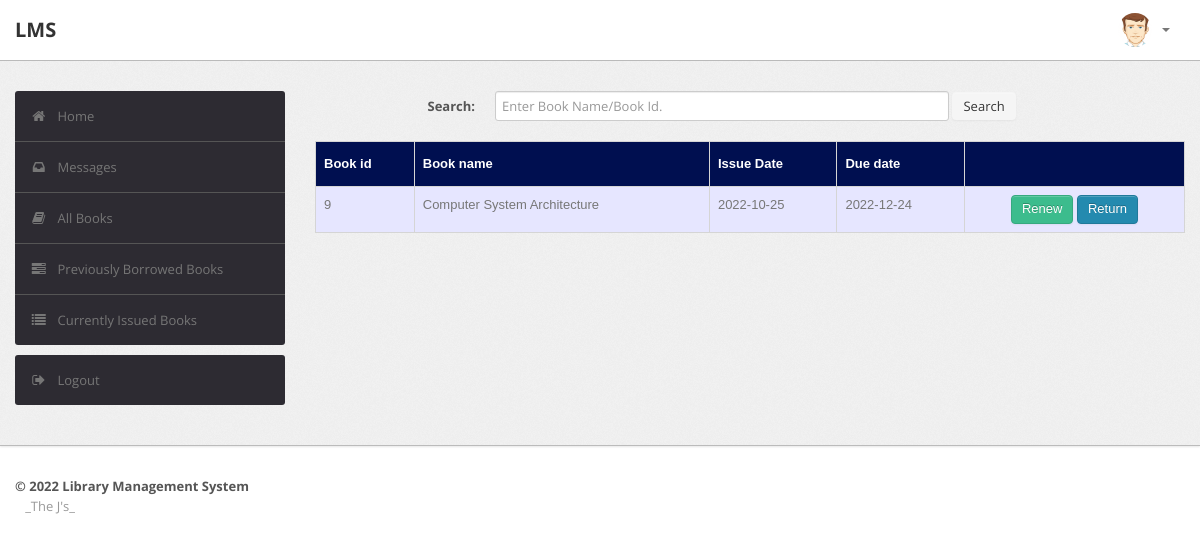
Screenshot of /faculty/current.php (signed in) with the database file from the repository.
### tables this page shows
CREATE TABLE `record` (
  `RollNo` varchar(50) NOT NULL,
  `BookId` int(10) NOT NULL,
  `Date_of_Issue` date DEFAULT NULL,
  `Due_Date` date DEFAULT NULL,
  `Date_of_Return` date DEFAULT NULL,
  `Dues` int(10) DEFAULT NULL,
  `Renewals_left` int(10) DEFAULT NULL,
  `Time` time DEFAULT NULL
);

CREATE TABLE `book` (
  `BookId` int(10) NOT NULL,
  `Title` varchar(50) DEFAULT NULL,
  `Publisher` varchar(50) DEFAULT NULL,
  `Year` varchar(50) DEFAULT NULL,
  `Availability` int(5) DEFAULT NULL
);

### faculty/current.php (the view, shortened to what this page needs)
<?php
require('dbconn.php');
?>
<?php
if ($_SESSION['RollNo']) {
    ?>
<!DOCTYPE html>
<html lang="en">
    <head>
        <link type="text/css" href="bootstrap/css/bootstrap.min.css" rel="stylesheet">
        <link type="text/css" href="bootstrap/css/bootstrap-responsive.min.css" rel="stylesheet">
        <link type="text/css" href="css/theme.css" rel="stylesheet">
        <link type="text/css" href="images/icons/css/font-awesome.css" rel="stylesheet">
    </head>
    <body>
        <div class="navbar navbar-fixed-top">
            <div class="navbar-inner">
                <div class="container">
                        <a class="brand" href="index.php">LMS </a>
                    <div class="nav-collapse collapse navbar-inverse-collapse">
                        <ul class="nav pull-right">
                            <li class="nav-user dropdown"><a href="#" class="dropdown-toggle" data-toggle="dropdown">
                                <img src="images/user.png" class="nav-avatar" />
                                <b class="caret"></b></a>
                            </li>
                        </ul>
                    </div>
                </div>
            </div>
        </div>
        <div class="wrapper">
            <div class="container">
                <div class="row">
                    <div class="span3">
                        <div class="sidebar">
                            <ul class="widget widget-menu unstyled">
                                <li class="active"><a href="index.php"><i class="menu-icon icon-home"></i>Home
                                </a></li>
                                 <li><a href="message.php"><i class="menu-icon icon-inbox"></i>Messages</a>
                                </li>
                                <li><a href="book.php"><i class="menu-icon icon-book"></i>All Books </a></li>
                                <li><a href="history.php"><i class="menu-icon icon-tasks"></i>Previously Borrowed Books </a></li>
                                <li><a href="current.php"><i class="menu-icon icon-list"></i>Currently Issued Books </a></li>
                            </ul>
                            <ul class="widget widget-menu unstyled">
                                <li><a href="logout.php"><i class="menu-icon icon-signout"></i>Logout </a></li>
                            </ul>
                        </div>
                    </div>
                    <div class="span9">
                        <form class="form-horizontal row-fluid" action="current.php" method="post">
                                        <div class="control-group">
                                            <label class="control-label" for="Search"><b>Search:</b></label>
                                            <div class="controls">
                                                <input type="text" id="title" name="title" placeholder="Enter Book Name/Book Id." class="span8" required>
                                                <button type="submit" name="submit"class="btn">Search</button>
                                            </div>
                                        </div>
                                    </form>
                                    <br>
                                    <?php
                                    $rollno = $_SESSION['RollNo'];
                                    if(isset($_POST['submit']))
                                        {$s=$_POST['title'];
                                            $sql="select * from LMS.record,LMS.book where RollNo = '$rollno' and Date_of_Issue is NOT NULL and Date_of_Return is NULL and book.Bookid = record.BookId and (record.BookId='$s' or Title like '%$s%')";
                                        }
                                    else
                                        $sql="select * from LMS.record,LMS.book where RollNo = '$rollno' and Date_of_Issue is NOT NULL and Date_of_Return is NULL and book.Bookid = record.BookId";
                                    $result=$conn->query($sql);
                                    $rowcount=mysqli_num_rows($result);
                                    if(!($rowcount))
                                        echo "<br><center><h2><b><i>No Results</i></b></h2></center>";
                                    else
                                    {
                                    ?>
                        <table class="table" id = "tables">
                                  <thead>
                                    <tr>
                                      <th>Book id</th>
                                      <th>Book name</th>
                                      <th>Issue Date</th>
                                      <th>Due date</th>
                                      <th></th>
                                    </tr>
                                  </thead>
                                  <tbody>
                                <?php
                            while($row=$result->fetch_assoc())
                            {
                                $bookid=$row['BookId'];
                                $name=$row['Title'];
                                $issuedate=$row['Date_of_Issue'];
                                $duedate=$row['Due_Date'];
                                $renewals=$row['Renewals_left'];
                            ?>
                                    <tr>
                                      <td><?php echo $bookid ?></td>
                                      <td><?php echo $name ?></td>
                                      <td><?php echo $issuedate ?></td>
                                      <td><?php echo $duedate ?></td>
                                        <td><center>
                                        <?php
                                         if($renewals)
                                            echo "<a href=\"renew_request.php?id=".$bookid."\" class=\"btn btn-success\">Renew</a>";
                                        ?>
                                        <a href="return_request.php?id=<?php echo $bookid; ?>" class="btn btn-primary">Return</a>
                                        </center></td>
                                    </tr>
                            <?php }} ?>
                                    </tbody>
                                </table>
                    </div>
                </div>
            </div>
        </div>
<div class="footer">
            <div class="container">
                <b class="copyleft">&copy; 2022 Library Management System </b> <br>&nbsp;&nbsp; _The J's_
            </div>
        </div>
    </body>
</html>
<?php }
else {
    echo "<script type='text/javascript'>alert('Access Denied!!!')</script>";
} ?>

### faculty/css/theme.css (style rules this page uses)
#tables { font-family: "Trebuchet MS", Arial, Helvetica, sans-serif; border-collapse: collapse; width: 100%; }
#tables td, #tables th { border: 1px solid #ddd; padding: 8px; }
#tables tr:nth-child(odd) { background-color: #e6e6ff; }
#tables th { padding-top: 12px; padding-bottom: 12px; text-align: left; background-color: #000F50; color: white; }
body { font-size: 13px; font-family: 'Open Sans', Arial, sans-serif; background: #fff; color: #777 }
strong, b { color: #555 }
.wrapper { background: url(../images/bg.png) #eee; border-bottom: 1px solid #bbb; -webkit-box-shadow: 0 1px 2px rgba(0,0,0,0.1); -moz-box-shadow: 0 1px 2px rgba(0,0,0,0.1); box-shadow: 0 1px 2px rgba(0,0,0,0.1); padding: 30px 0 }
.footer { color: #999; padding: 30px 0 60px }
form { margin: 0 }
select, textarea, input[type="text"], input[type="password"], input[type="datetime"], input[type="datetime-local"], input[type="date"], input[type="month"], input[type="time"], input[type="week"], input[type="number"], input[type="email"], input[type="url"], input[type="search"], input[type="tel"], input[type="color"], .uneditable-input, label, input, button, select, textarea { -webkit-border-radius: 3px; -moz-border-radius: 3px; border-radius: 3px; font-size: 13px; font-family: 'Open Sans', Tahoma, Arial, sans-serif }
body [class^="icon-"], body [class*=" icon-"] { font-size: 14px; line-height: 20px; height: 20px }
.form-horizontal .control-group, .form-vertical .control-group { margin-bottom: 0 }
.navbar { position: static!important; margin: 0!important }
.navbar .navbar-inner { background: #fff; border-bottom: 1px solid #bbb; -webkit-box-shadow: 0 1px 2px rgba(0,0,0,0.15); -moz-box-shadow: 0 1px 2px rgba(0,0,0,0.15); box-shadow: 0 1px 2px rgba(0,0,0,0.15) }
.navbar .brand { color: #333; font-weight: bold; font-size: 20px; margin-right: 20px; padding: 20px }
.navbar .nav>li>a { padding: 20px 15px; font-weight: bold; color: #777 }
.nav-user>a { height: 20px }
.nav-avatar { width: 34px; height: 34px; margin: -7px 5px 0 0; -webkit-border-radius: 50%; -moz-border-radius: 50%; border-radius: 50% }
.btn, .btn-box { -webkit-border-radius: 3px; -moz-border-radius: 3px; border-radius: 3px }
.btn { font-size: 13px; font-weight: 600 }
.btn { display: inline-block; margin-bottom: 0; font-weight: 400; text-align: center; vertical-align: middle; cursor: pointer; background-image: none; border: 1px solid transparent; white-space: nowrap; padding: 4px 10px; font-size: 13px; line-height: 1.42857; border-radius: 4px; -webkit-user-select: none; -moz-user-select: none; -ms-user-select: none; user-select: none }
.btn-primary { color: #fff; background-color: #248aaf; border-color: #20799a }
.btn-success { color: #fff; background-color: #3cbc8d; border-color: #36a97f }
.table { margin-bottom: 0 }
.table th, .table td { border-color: #d5d5d5!important }
.widget-menu { background: #fff; -webkit-border-radius: 3px; -moz-border-radius: 3px; border-radius: 3px; overflow: hidden }
.widget-menu a { color: #555; display: block; line-height: 20px; padding: 15px; text-decoration: none!important }
.widget-menu .menu-icon { margin-right: 10px; color: #767676; -webkit-transition: all .2s ease-in-out; -moz-transition: all .2s ease-in-out; transition: all .2s ease-in-out; }
.widget-menu>li+li { border-top: 1px solid #555 }
.widget-menu>li>a { background-color: #2d2b32; color: #767676; -webkit-transition: all .2s ease-in-out; -moz-transition: all .2s ease-in-out; transition: all .2s ease-in-out; }

### rows the page displays
record: BookId.BookId "9", BookId.Title "Computer System Architecture", Date_of_Issue "2022-10-25", Due_Date "2022-12-24"
